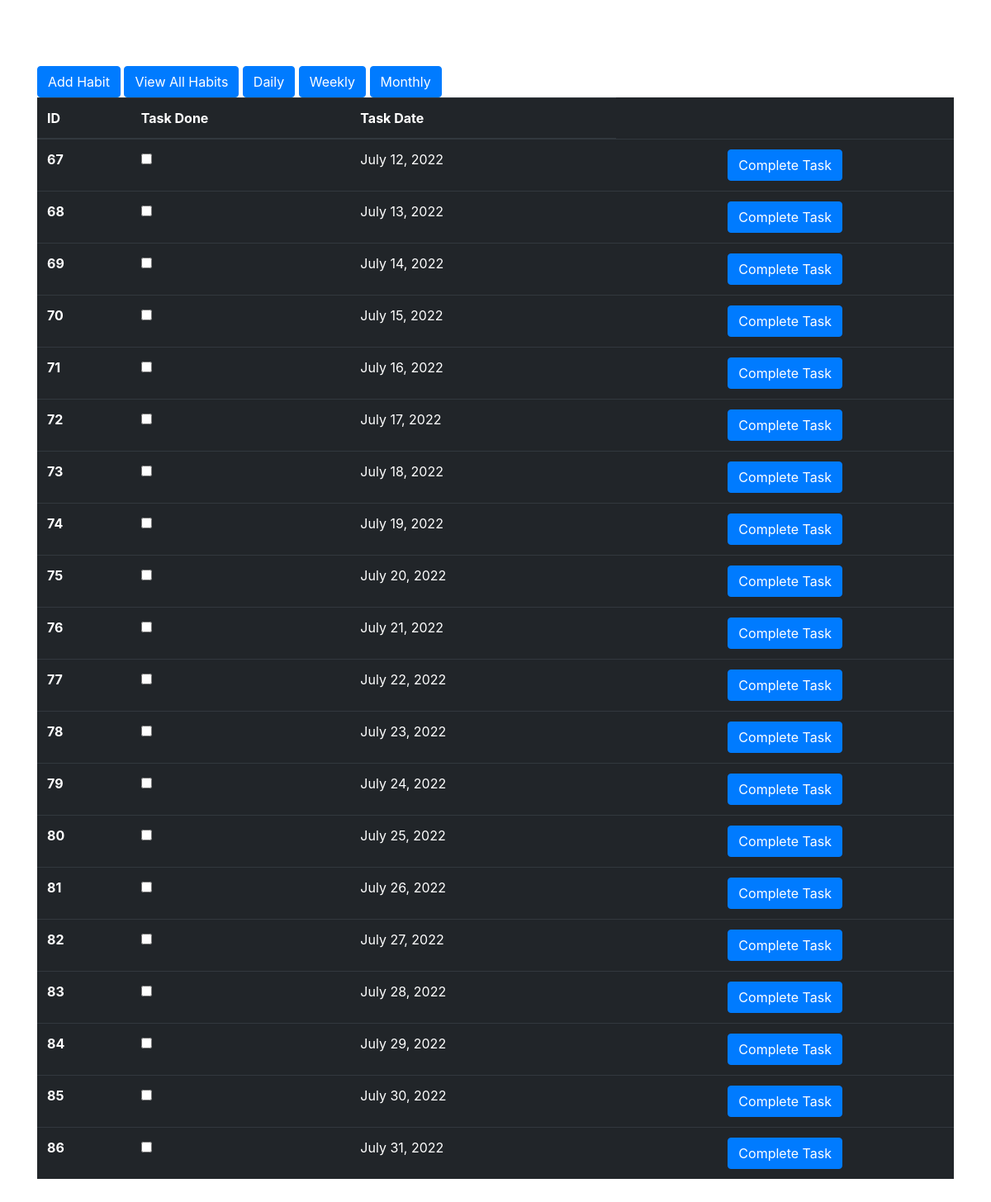
The page /tasks/27 on the database its author committed.
### habit/models.py (models this page shows, shortened)
class TaskModel(models.Model):
    class Meta:
        db_table = "task"
    done = models.BooleanField(default=False)
    task_date = models.DateField()
    habit = models.ForeignKey(HabitModel, on_delete=models.CASCADE)

### habit/views.py (the view)
# urls.py: path('tasks/<pk>', TasksView.as_view(), name='tasks'),
class TasksView(View):
    model = TaskModel
    def get(self, request, pk):
        tasks = TaskModel.objects.filter(habit=pk)
        return render(request, 'tasks.html', {'tasks': tasks})

### habit/templates/tasks.html
{% extends 'base.html' %}
{% block content %}
<a href="{% url 'add-habit'  %}"> <button class = "btn btn-primary">Add Habit</button> </a>
<a href="{% url 'habits'  %}"> <button class = "btn btn-primary">View All Habits</button> </a>
<a href="{% url 'daily'  %}"> <button class = "btn btn-primary">Daily</button> </a>
<a href="{% url 'weekly'  %}"> <button class = "btn btn-primary">Weekly</button> </a>
<a href="{% url 'monthly'  %}"> <button class = "btn btn-primary">Monthly</button> </a>
<table class="table table-dark">
  <thead>
    <tr>
      <th scope="col">ID</th>
      <th scope="col">Task Done</th>
      <th scope="col">Task Date</th>
    </tr>
  </thead>
  <tbody>
    {% for task in tasks %}
    <tr>
      <th scope="row">{{task.id}}</th>
      <td>{{task.completed}}  <input type="checkbox" name="task"  {% if task.completed %} checked{% endif %}></td>
      <td>{{task.task_date}}</td>
     <td class = "d-flex flex-row justify-content-around">
       <a href = "{% url 'update_task' task.id %}"  ><button class = "btn btn-primary"> Complete Task </button></a>
    </td>
    </tr>
    {% endfor %}
  </tbody>
</table>
{% endblock %}

### rows shown on the page
TaskModel: id "67", task_date "July 12, 2022"
TaskModel: id "68", task_date "July 13, 2022"
TaskModel: id "69", task_date "July 14, 2022"
TaskModel: id "70", task_date "July 15, 2022"
TaskModel: id "71", task_date "July 16, 2022"
TaskModel: id "72", task_date "July 17, 2022"
TaskModel: id "73", task_date "July 18, 2022"
TaskModel: id "74", task_date "July 19, 2022"
TaskModel: id "75", task_date "July 20, 2022"
TaskModel: id "76", task_date "July 21, 2022"
TaskModel: id "77", task_date "July 22, 2022"
TaskModel: id "78", task_date "July 23, 2022"
TaskModel: id "79", task_date "July 24, 2022"
TaskModel: id "80", task_date "July 25, 2022"
TaskModel: id "81", task_date "July 26, 2022"
TaskModel: id "82", task_date "July 27, 2022"
TaskModel: id "83", task_date "July 28, 2022"
TaskModel: id "84", task_date "July 29, 2022"
TaskModel: id "85", task_date "July 30, 2022"
TaskModel: id "86", task_date "July 31, 2022"
